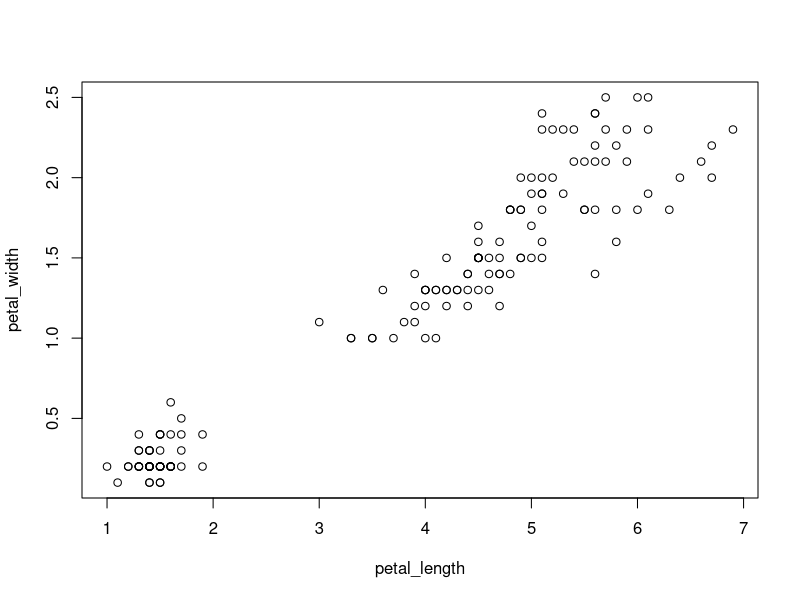
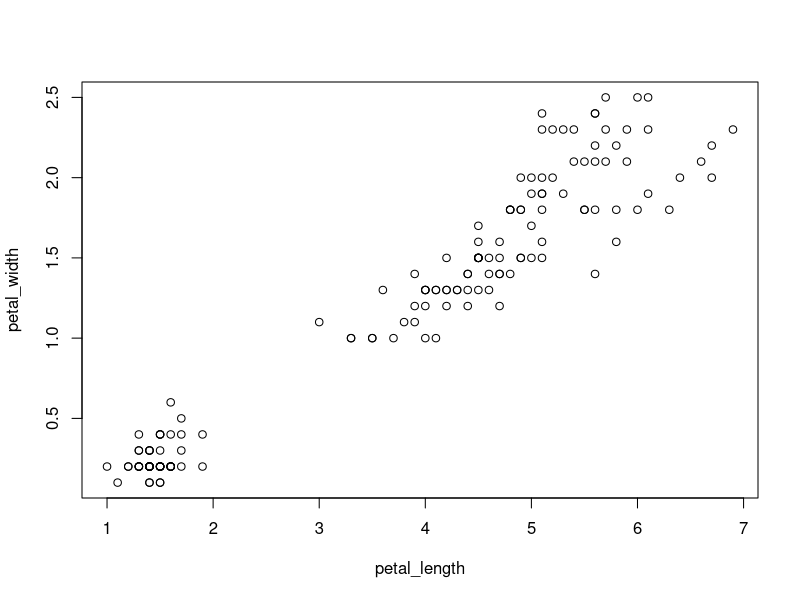

Reproduce these figures in R, in order.
# Remember to open R Project or set working directory using setwd()

# Read in the data
dat <- read.csv("data/iris_petals.csv")
petal_length <- dat$petlen
petal_width <- dat$petwidth

# Plot
plot(petal_length, petal_width)

# Write to file
pdf("output/test_plot.pdf")
plot(petal_length, petal_width)
dev.off()

#Thanks Serina! :)

